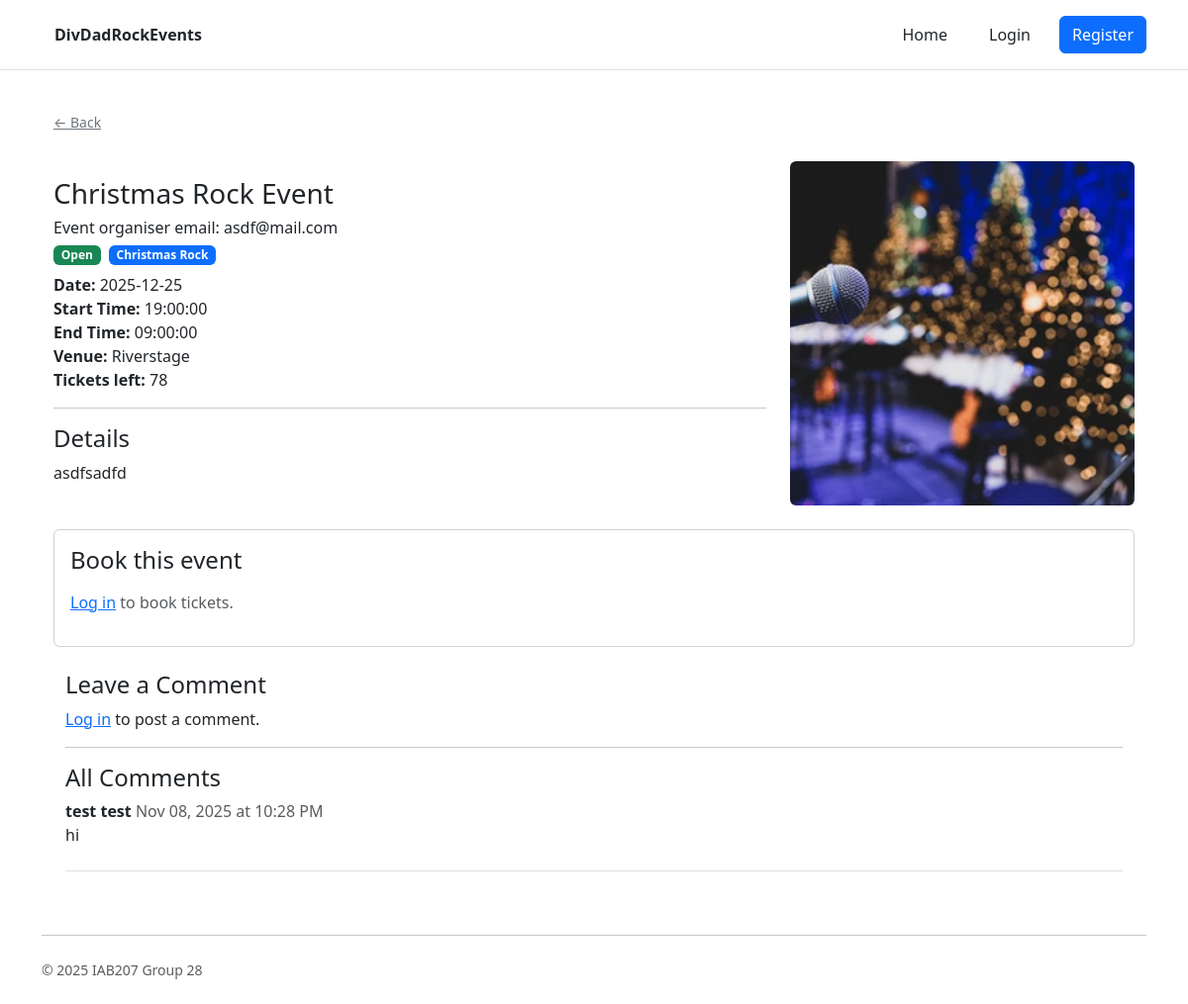
Screenshot of /events/2 with the database file from the repository.
### divdadrockevents/models.py (models this page shows, shortened)
class Event(db.Model):
    __tablename__ = 'events'
    id = db.Column(db.Integer, primary_key=True, autoincrement=True, nullable=False)
    title = db.Column(db.String(200), nullable=False)
    description = db.Column(db.Text, nullable=True)
    date = db.Column(db.Date, nullable=False)
    start_time = db.Column(db.Time, nullable=False)
    end_time = db.Column(db.Time, nullable=False)
    genre = db.Column(db.String(50), nullable=False)
    status = db.Column(db.String(20), nullable=False, default='Open')
    image = db.Column(db.String(400))
    venue = db.Column(db.String(80), nullable=False)
    tickets_left = db.Column(db.Integer, nullable=False)
    organiser_id = db.Column(db.Integer, db.ForeignKey('users.id'), nullable=False)
    organiser = db.relationship('User', backref='events')
    comments = db.relationship('Comment', backref='event')

class User(db.Model, UserMixin):
    __tablename__ = 'users'
    id = db.Column(db.Integer, primary_key=True, autoincrement=True, nullable=False)
    fullname = db.Column(db.String(100), index=True, nullable=False)
    email = db.Column(db.String(255), unique=True, nullable=False)
    username = db.Column(db.String(150), unique=True, nullable=False)
    password = db.Column(db.String(128), nullable=False) #128 length for hashed passwords
    phone = db.Column(db.String(10), nullable=False) #  unique=True, index=True - probably dont need a uniquness constraint on phone? if unique then indexing would be useful
    streetaddress = db.Column(db.String(255), nullable=False)
    bookings = db.relationship('Booking', backref='user')
    comments = db.relationship('Comment', backref='user')

class Comment(db.Model):
    __tablename__ = 'comments'
    id = db.Column(db.Integer, primary_key=True)
    content = db.Column(db.Text, nullable=False)
    created_at = db.Column(db.DateTime, nullable=False)
    user_id = db.Column(db.Integer, db.ForeignKey('users.id'), nullable=False)
    event_id = db.Column(db.Integer, db.ForeignKey('events.id'), nullable=False)

### divdadrockevents/events.py (the view)
@events_bp.route('/<int:id>')
def show(id):
    event = Event.query.get_or_404(id)
    if date_now > event.date and event.status != 'Cancelled':
        update_event_status(event)
    form = CommentForm()
    if not event:
        abort(404)
    return render_template('detail.html', event=event, form=form)

### divdadrockevents/events.py (called while the page is built)
def update_event_status(event):
    event.status = 'Inactive'
    event.tickets_left = 0
    db.session.commit()
    return

### divdadrockevents/templates/detail.html (shortened to what this page needs)
{% extends "base.html" %}
{% from 'bootstrap5/form.html' import render_form %}
{% block content %}
<div class="container py-4">
  <a href="javascript:history.back()" class="small link-secondary">← Back</a>
  <div class="row g-4 align-items-start mt-1">
    <div class="col-12 col-md-7 col-lg-8">
      <h1 class="h3 mt-3">{{ event.title }}</h1>
      <h6>Event organiser email: {{ event.organiser.email }}</h6>
      <div class="d-flex align-items-center gap-2 mb-2">
        <span class="badge {{ 'bg-success' if event.status == 'Open' else
                              'bg-secondary' if event.status == 'Sold Out' else
                              'bg-danger' if event.status == 'Cancelled' else
                              'bg-dark' if event.status == 'Inactive'
                            }}">
          {{ event.status }}
        </span>
        {% if event.genre %}
          <span class="badge bg-primary">{{ event.genre }}</span>
        {% endif %}
      </div>
      <ul class="list-unstyled mb-3">
        {% if event.date %}<li><strong>Date:</strong> {{ event.date }}</li>{% endif %}
        {% if event.start_time %}<li><strong>Start Time:</strong> {{ event.start_time }}</li>{% endif %}
        {% if event.end_time %}<li><strong>End Time:</strong> {{ event.end_time }}</li>{% endif %}
        {% if event.venue %}<li><strong>Venue:</strong> {{ event.venue }}</li>{% endif %}
        <li><strong>Tickets left:</strong> {{ event.tickets_left }}</li>
      </ul>
      <hr>
      <h4>Details</h4>
      <p>{{ event.description }}</p>
    </div>
    <div class="col-12 col-md-5 col-lg-4">
      <img src="{{ event.image }}" alt="Event image" class="cover img-fluid rounded">
    </div>
  </div>
  <div class="card mt-4">
    <div class="card-body">
      <h4 class="mb-3">Book this event</h4>
      {% if current_user.is_authenticated %}
        <form action="{{ url_for('events.book', id=event.id) }}" method="POST">
          {% if csrf_token %}
            <input type="hidden" name="csrf_token" value="{{ csrf_token() }}">
          {% endif %}
          <div class="row g-3 align-items-end">
            <div class="col-6 col-md-4">
              <label for="tickets" class="form-label">Tickets</label>
              <input
                id="tickets"
                name="tickets"
                type="number"
                class="form-control"
                min="1"
                {% if event.tickets_left > 0 %}
                max="{{ event.tickets_left }}"
                {% else %}
                {% endif %}
                value="1"
                {% if event.status != 'Open' %}disabled{% endif %}>
            </div>
            <div class="col-auto">
              <button
                type="submit"
                class="btn btn-success"
                {% if event.status != 'Open' %}disabled{% endif %}>
                Book
              </button>
            </div>
          </div>
        </form>
      {% else %}
        <p class="text-muted">
          <a href="{{ url_for('auth.login') }}">Log in</a> to book tickets.
        </p>
      {% endif %}
    </div>
  </div>
  <div class="container mt-4">
    <h4>Leave a Comment</h4>
    {% if current_user.is_authenticated %}
      {{ render_form(form,"/events/{0}/comment".format(event.id)) }}
    {% else %}
      <p><a href="{{ url_for('auth.login') }}">Log in</a> to post a comment.</p>
    {% endif %}
    <hr>
    <h4>All Comments</h4>
    {% for comment in event.comments %}
      <div class="mb-3 border-bottom pb-2">
        <strong>{{ comment.user.fullname }}</strong>
        <span class="text-muted ml-2">
          {{ comment.created_at.strftime('%b %d, %Y at %I:%M %p') }}
        </span>
        <p>{{ comment.content }}</p>
      </div>
    {% endfor %}
  </div>
</div>
{% endblock %}

### divdadrockevents/static/style/styles.css (style rules this page uses)
.event img, .cover { width: 100%; aspect-ratio: 1 / 1; object-fit: cover; border-radius: 6px; display: block; }

### rows the page displays
Event: title "Christmas Rock Event", status "Open", genre "Christmas Rock", date "2025-12-25", start_time "19:00:00", end_time "09:00:00", venue "Riverstage", tickets_left "78", description "asdfsadfd", image (picture)
User: organiser.email "asdf@mail.com"
Comment: user.fullname "test test", created_at "Nov 08, 2025 at 10:28 PM", content "hi"
